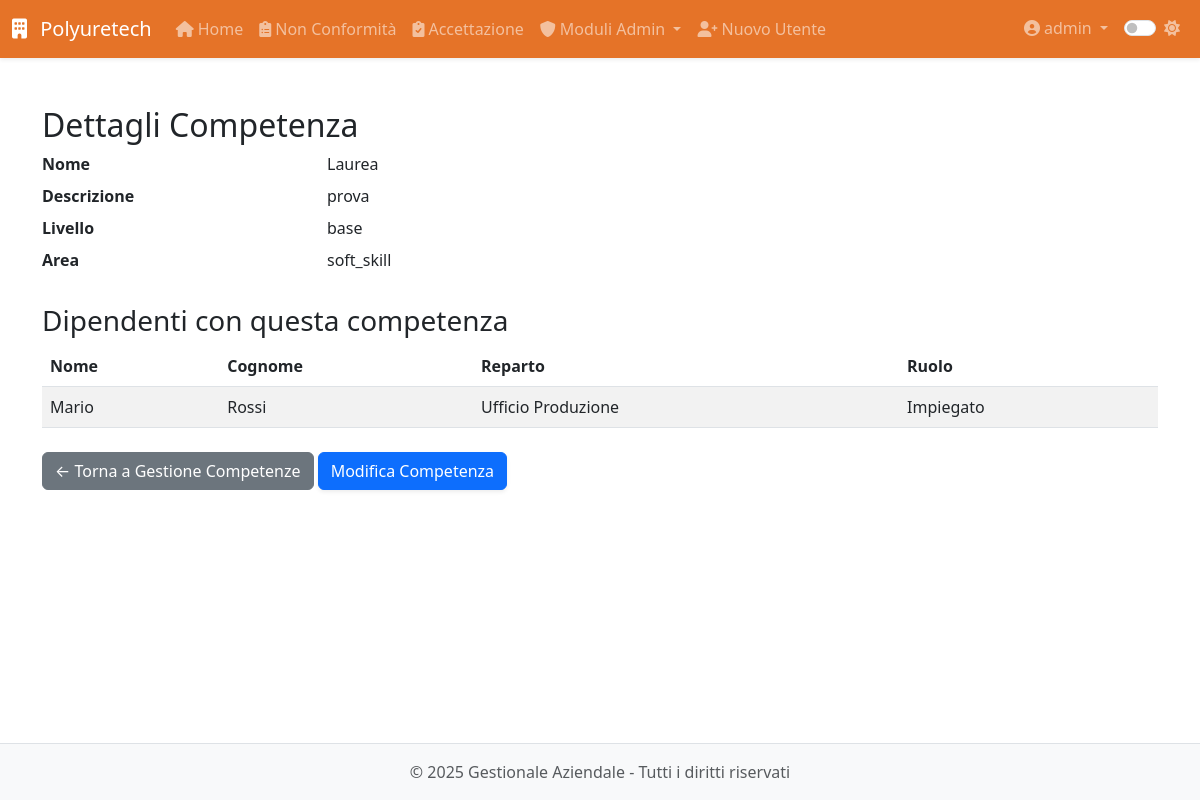
The page /modulo8/competenze/visualizza/1 (signed in) on the database as committed earlier.
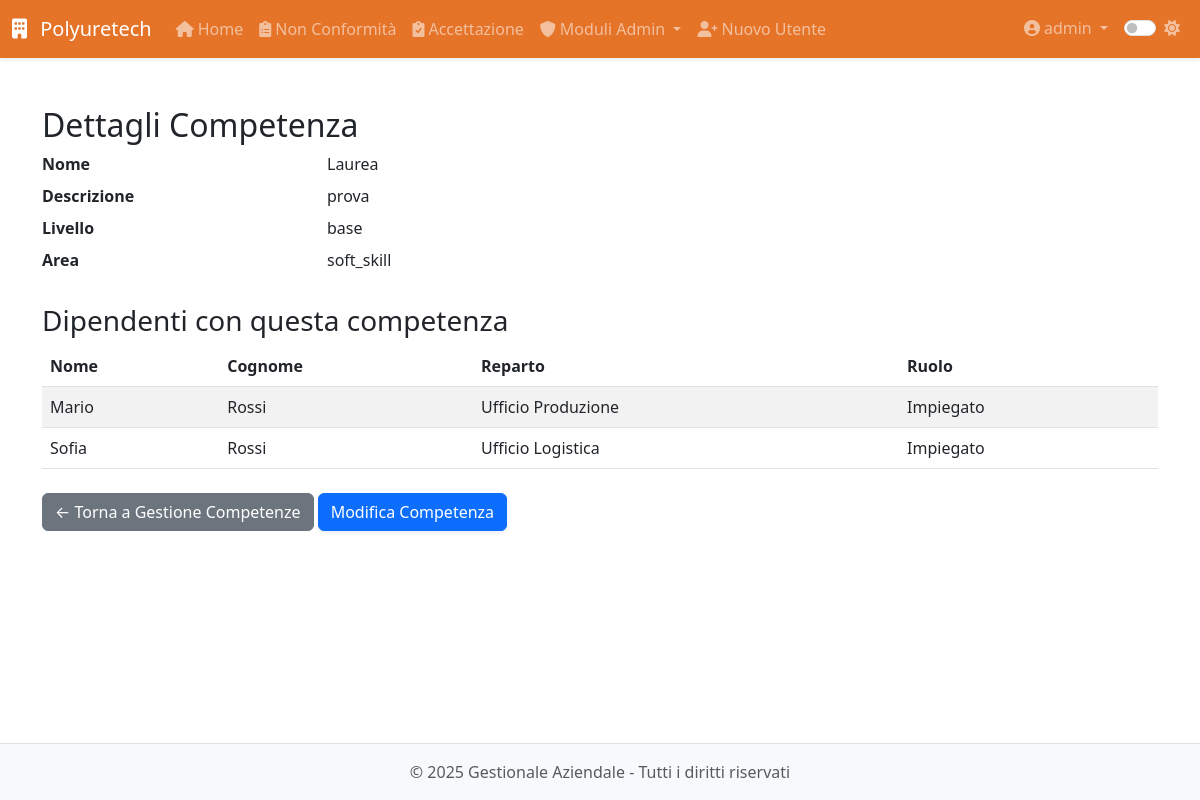
The same page on the database as committed later.
### app/models.py (models this page shows, shortened)
class Dipendente(db.Model):
    __tablename__ = 'dipendente'
    id = db.Column(db.Integer, primary_key=True)
    nome = db.Column(db.String(100), nullable=False)
    cognome = db.Column(db.String(100), nullable=False)
    data_nascita = db.Column(db.Date, nullable=False)
    luogo_nascita = db.Column(db.String(100), nullable=False)
    provincia_nascita = db.Column(db.String(2), nullable=False)
    codice_fiscale = db.Column(db.String(16))
    email = db.Column(db.String(120))
    telefono = db.Column(db.String(20))
    matricola = db.Column(db.String(20), unique=True)
    reparto = db.Column(db.String(100))
    ruolo = db.Column(db.String(100))
    data_assunzione_somministrazione = db.Column(db.Date)
    agenzia_somministrazione = db.Column(db.String(100))
    data_assunzione_indeterminato = db.Column(db.Date)
    legge_104 = db.Column(db.Boolean, default=False)
    donatore_avis = db.Column(db.Boolean, default=False)
    indirizzo_residenza = db.Column(db.String(200))
    citta_residenza = db.Column(db.String(100))
    provincia_residenza = db.Column(db.String(2))
    cap_residenza = db.Column(db.String(5))
    data_cessazione = db.Column(db.Date)
    note = db.Column(db.Text)
    archiviato = db.Column(db.Boolean, default=False)
    created_by_id = db.Column(db.Integer, db.ForeignKey('users.id'))
    created_by = db.relationship('User', backref='dipendenti_creati')
    competenze = db.relationship('Competenza',
                               secondary='dipendente_competenza',
                               backref=db.backref('dipendenti', lazy='dynamic'))
    competenze_associate = db.relationship('DipendenteCompetenza',
                                         back_populates='dipendente',
                                         overlaps="competenze,dipendenti")
    vestiario = db.relationship('Inventory',
                              secondary='prelievi_vestiario',
                              backref='dipendenti')
    performance = db.relationship('Performance', back_populates='dipendente', cascade='all, delete-orphan')
    partecipazioni_corsi = db.relationship('PartecipazioneCorso', backref='dipendente', lazy=True)
    corsi_sicurezza = db.relationship('CorsoSicurezza', secondary='dipendente_corso_sicurezza',
                                    backref=db.backref('dipendenti', lazy=True))

### app/routes/modulo8.py (the view)
@modulo8.route('/competenze/visualizza/<int:id>')
@login_required
@admin_required
def visualizza_competenza(id):
    competenza = Competenza.query.get_or_404(id)
    dipendenti = competenza.dipendenti.all()
    return render_template('modulo8/competenze/view.html',
                         title=f'Dettagli Competenza: {competenza.nome}',
                         competenza=competenza,
                         dipendenti=dipendenti)

### app/models.py (called while the page is built)
@login_manager.user_loader
def load_user(id):
    return User.query.get(int(id))

    def is_admin(self):
        return self.role == 'admin'

### app/utils.py (called while the page is built)
def admin_required(f):
    @wraps(f)
    def decorated_function(*args, **kwargs):
        if not current_user.is_authenticated or not current_user.is_admin():
            abort(403)  # Accesso negato
        return f(*args, **kwargs)
    return decorated_function

### app/templates/modulo8/competenze/view.html
{% extends 'base.html' %}
{% block content %}
<div class="module-view">
  <h2>Dettagli Competenza</h2>
  <div class="competenza-details">
    <dl class="row">
      <dt class="col-sm-3">Nome</dt>
      <dd class="col-sm-9">{{ competenza.nome }}</dd>
      <dt class="col-sm-3">Descrizione</dt>
      <dd class="col-sm-9">{{ competenza.descrizione or '—' }}</dd>
      <dt class="col-sm-3">Livello</dt>
      <dd class="col-sm-9">{{ competenza.livello or '—' }}</dd>
      <dt class="col-sm-3">Area</dt>
      <dd class="col-sm-9">{{ competenza.area or '—' }}</dd>
    </dl>
  </div>
  <h3 class="mt-4">Dipendenti con questa competenza</h3>
  {% if dipendenti %}
  <table class="table table-striped">
    <thead>
      <tr>
        <th>Nome</th>
        <th>Cognome</th>
        <th>Reparto</th>
        <th>Ruolo</th>
      </tr>
    </thead>
    <tbody>
      {% for d in dipendenti %}
      <tr>
        <td>{{ d.nome }}</td>
        <td>{{ d.cognome }}</td>
        <td>{{ d.reparto or '—' }}</td>
        <td>{{ d.ruolo or '—' }}</td>
      </tr>
      {% endfor %}
    </tbody>
  </table>
  {% else %}
  <p>Nessun dipendente ha questa competenza.</p>
  {% endif %}
  <div class="mt-4">
    <a href="{{ url_for('modulo8.competenze') }}" class="btn btn-secondary">← Torna a Gestione Competenze</a>
    <a href="{{ url_for('modulo8.modifica_competenza', id=competenza.id) }}" class="btn btn-primary">Modifica Competenza</a>
  </div>
</div>
{% endblock %}

Rows that differ between the two databases and show on the page:
added Dipendente: nome "Sofia", cognome "Rossi", reparto "Ufficio Logistica", ruolo "Impiegato"
